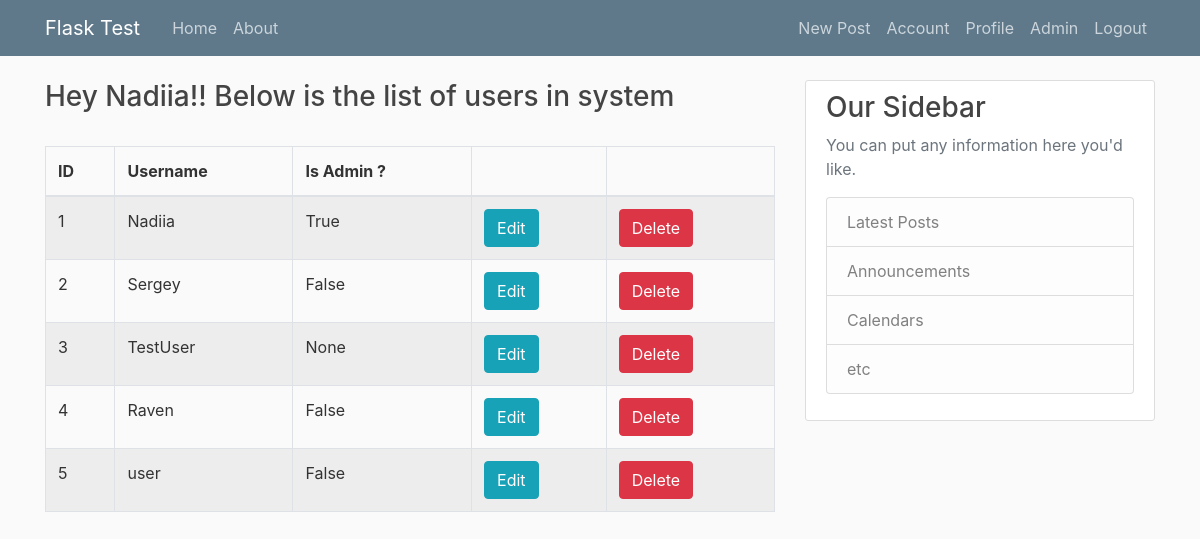
The page /admin/users-list (signed in) on the database its author committed.
### flaskblog/models.py (models this page shows, shortened)
class User(db.Model, UserMixin):
    id = db.Column(db.Integer, primary_key=True)
    username = db.Column(db.String(20), unique=True, nullable=False)
    email = db.Column(db.String(120), unique=True, nullable=False)
    image_file = db.Column(db.String(20), nullable=False, default='default.jpg')
    password = db.Column(db.String(60), nullable=False)
    posts = db.relationship('Post', backref='author', lazy=True)
    about_me = db.Column(db.String(140))
    last_seen = db.Column(db.DateTime, default=datetime.utcnow)
    admin = db.Column(db.Boolean())
    notes = db.Column(db.UnicodeText)
    followed = db.relationship(
        'User', secondary=followers,
        primaryjoin=(followers.c.follower_id == id),
        secondaryjoin=(followers.c.followed_id == id),
        backref=db.backref('followers', lazy='dynamic'), lazy='dynamic')
    def is_admin(self):
        return self.admin

### flaskblog/routes.py (the view)
@app.route('/admin/users-list')
@login_required
@admin_login_required
def users_list_admin():
    users = User.query.all()
    return render_template('users-list-admin.html', users=users)

### flaskblog/models.py (called while the page is built)
@login_manager.user_loader
def load_user(user_id):
    return User.query.get(int(user_id))

### flaskblog/routes.py (called while the page is built)
@app.before_request
def before_request():
    if current_user.is_authenticated:
        current_user.last_seen = datetime.utcnow()
        db.session.commit()

def admin_login_required(func):
    @wraps(func)
    def decorated_view(*args, **kwargs):
        if not current_user.is_admin():
            return abort(403)
        return func(*args, **kwargs)
    return decorated_view

### flaskblog/templates/users-list-admin.html
{% extends 'admin-home.html' %}
{% block content %}
  <h3>Hey {{ current_user.username }}!! Below is the list of users in system</h3>
  <br/>
  <table class="table table-striped table-bordered">
    <thead>
      <tr>
        <th>ID</th>
        <th>Username</th>
        <th>Is Admin ?</th>
        <th></th>
        <th></th>
      </tr>
    </thead>
    <tbody>
      {% for user in users %}
        <tr>
          <td>{{ user.id }}</td>
          <td>{{ user.username }}</td>
          <td>{{ user.admin }}</td>
          <td>
            <a href="{{ url_for('user_update_admin', id=user.id) }}" class="btn btn-info btn-xs">Edit</a>
          </td>
          <td>
            <a class="btn btn-danger btn-xs" href={{ url_for('user_delete_admin', id=user.id) }}>Delete</a>
          </td>
        </tr>
      {% endfor %}
    </tbody>
  </table>
{% endblock %}

### flaskblog/static/main.css (style rules this page uses)
body { background: #fafafa; color: #333333; margin-top: 5rem; }
h1, h2, h3, h4, h5, h6 { color: #444444; }

### rows shown on the page
User: username "Nadiia", id "1", admin "True"
User: id "2", username "Sergey", admin "False"
User: id "3", username "TestUser", admin "None"
User: id "4", username "Raven", admin "False"
User: id "5", username "user", admin "False"
